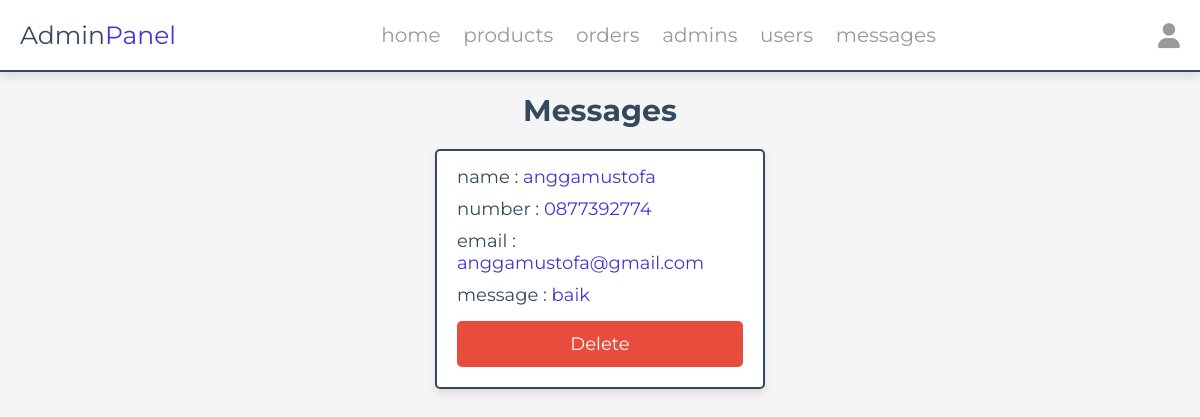
/admin/messages.php (signed in), run on the app's committed database.
### tables this page shows
CREATE TABLE `messages` (
  `id` int(100) NOT NULL,
  `user_id` int(100) NOT NULL,
  `name` varchar(100) NOT NULL,
  `email` varchar(100) NOT NULL,
  `number` varchar(12) NOT NULL,
  `message` varchar(500) NOT NULL
);

### admin/messages.php (the view, shortened to what this page needs)
<?php
include '../components/connect.php';
?>
<!DOCTYPE html>
<html lang="en">
<head>
   <link rel="stylesheet" href="https://cdnjs.cloudflare.com/ajax/libs/font-awesome/6.1.1/css/all.min.css">
   <link rel="stylesheet" href="../css/admin_style.css">
</head>
<body>
<?php include '../components/admin_header.php' ?>
<section class="messages">
   <h1 class="heading">messages</h1>
   <div class="box-container">
   <?php
      $select_messages = $conn->prepare("SELECT * FROM `messages`");
      $select_messages->execute();
      if($select_messages->rowCount() > 0){
         while($fetch_messages = $select_messages->fetch(PDO::FETCH_ASSOC)){
   ?>
   <div class="box">
      <p> name : <span><?= $fetch_messages['name']; ?></span> </p>
      <p> number : <span><?= $fetch_messages['number']; ?></span> </p>
      <p> email : <span><?= $fetch_messages['email']; ?></span> </p>
      <p> message : <span><?= $fetch_messages['message']; ?></span> </p>
      <a href="messages.php?delete=<?= $fetch_messages['id']; ?>" class="delete-btn" onclick="return confirm('delete this message?');">delete</a>
   </div>
   <?php
         }
      }else{
         echo '<p class="empty">you have no messages</p>';
      }
   ?>
   </div>
</section>
</body>
</html>

### css/admin_style.css (style rules this page uses)
:root { --main-color:#4834d4; --red:#e74c3c; --orange:#f39c12; --black:#34495e; --white:#fff; --light-bg:#f5f5f5; --light-color:#999; --border:.2rem solid var(--black); --box-shadow:0 .5rem 1rem rgba(0,0,0,.1); }
* { font-family: 'Montserrat', sans-serif; margin:0; padding:0; box-sizing: border-box; text-decoration: none; outline: none; border:none; }
html { font-size: 62.5%; overflow-x: hidden; }
body { background-color: var(--light-bg); }
section { max-width: 1200px; margin:0 auto; padding:2rem; }
.btn, .delete-btn, .option-btn { display: block; margin-top: 1rem; border-radius: .5rem; cursor: pointer; width: 100%; font-size: 1.8rem; color:var(--white); padding:1.2rem 3rem; text-transform: capitalize; text-align: center; }
.delete-btn { background-color: var(--red); }
.heading { text-align: center; margin-bottom: 2rem; text-transform: capitalize; color:var(--black); font-size: 3rem; }
.messages .box-container { display: grid; grid-template-columns: repeat(auto-fit, 33rem); gap:1.5rem; justify-content: center; align-items: flex-start; }
.messages .box-container .box { background-color: var(--white); border-radius: .5rem; box-shadow: var(--box-shadow); border:var(--border); padding:2rem; padding-top: 1rem; }
.messages .box-container .box p { padding: .5rem 0; font-size: 1.8rem; color:var(--black); }
.messages .box-container .box p span { color:var(--main-color); }

### data on the page
messages: name "anggamustofa", number "0877392774", email "anggamustofa@gmail.com", message "baik"
